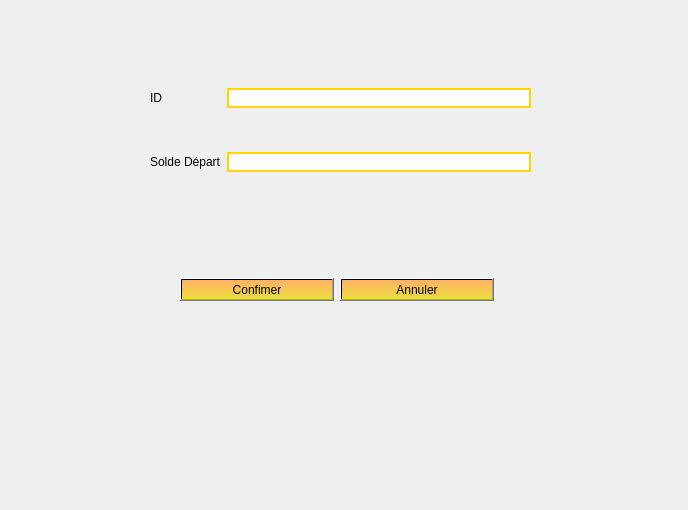
<?xml version="1.0" encoding="UTF-8"?>
<ui version="4.0">
 <class>Dialog_update_caisse</class>
 <widget class="QDialog" name="Dialog_update_caisse">
  <property name="geometry">
   <rect>
    <x>0</x>
    <y>0</y>
    <width>688</width>
    <height>510</height>
   </rect>
  </property>
  <property name="windowTitle">
   <string>Dialog</string>
  </property>
  <widget class="QWidget" name="gridLayoutWidget">
   <property name="geometry">
    <rect>
     <x>150</x>
     <y>50</y>
     <width>381</width>
     <height>161</height>
    </rect>
   </property>
   <layout class="QGridLayout" name="gridLayout">
    <item row="1" column="1">
     <widget class="QLineEdit" name="lineEdit_sd">
      <property name="styleSheet">
       <string notr="true">border:2px solid gold;</string>
      </property>
     </widget>
    </item>
    <item row="1" column="0">
     <widget class="QLabel" name="label_2">
      <property name="text">
       <string>Solde Départ</string>
      </property>
     </widget>
    </item>
    <item row="0" column="1">
     <widget class="QLineEdit" name="lineEdit_idcaisse">
      <property name="styleSheet">
       <string notr="true">border:2px solid gold;</string>
      </property>
     </widget>
    </item>
    <item row="0" column="0">
     <widget class="QLabel" name="label">
      <property name="text">
       <string>ID</string>
      </property>
     </widget>
    </item>
   </layout>
  </widget>
  <widget class="QWidget" name="horizontalLayoutWidget">
   <property name="geometry">
    <rect>
     <x>180</x>
     <y>250</y>
     <width>314</width>
     <height>80</height>
    </rect>
   </property>
   <layout class="QHBoxLayout" name="horizontalLayout">
    <item>
     <widget class="QPushButton" name="pushButton">
      <property name="styleSheet">
       <string notr="true">background-color: qlineargradient(spread:pad, x1:0, y1:0, x2:0, y2:1, stop:0 rgba(255, 178, 102, 255), stop:0.974874 rgba(235, 220, 61, 255), stop:0.98 rgba(0, 0, 0, 255), stop:1 rgba(0, 0, 0, 0));
font: 8pt &quot;MV Boli&quot;;</string>
      </property>
      <property name="text">
       <string>Confimer</string>
      </property>
     </widget>
    </item>
    <item>
     <widget class="QPushButton" name="pushButton_2">
      <property name="styleSheet">
       <string notr="true">background-color: qlineargradient(spread:pad, x1:0, y1:0, x2:0, y2:1, stop:0 rgba(255, 178, 102, 255), stop:0.974874 rgba(235, 220, 61, 255), stop:0.98 rgba(0, 0, 0, 255), stop:1 rgba(0, 0, 0, 0));
font: 8pt &quot;MV Boli&quot;;</string>
      </property>
      <property name="text">
       <string>Annuler</string>
      </property>
     </widget>
    </item>
   </layout>
  </widget>
 </widget>
 <resources/>
 <connections/>
</ui>
